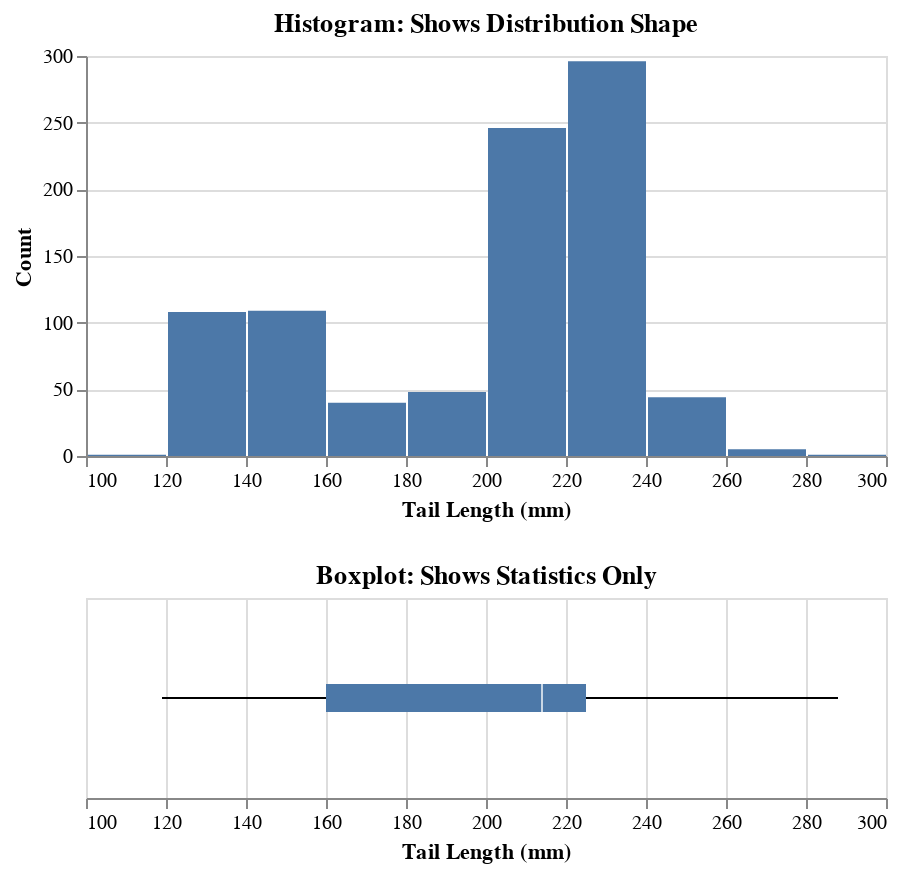

The code cell stored with this chart in its notebook:
### Markdown cell above
---

## Violin Plots - Adding Distribution Shape

### The Limitation of Boxplots 

Boxplots are great, but they hide something important: **the shape of the distribution**.

Let's compare a histogram and a boxplot side by side:

### Code cell
# Histogram shows the shape
histogram = alt.Chart(hawks).mark_bar().encode(
    x=alt.X('tail:Q', bin=True, title='Tail Length (mm)'),
    y=alt.Y('count()', title='Count')
).properties(
    width=400,
    height=200,
    title='Histogram: Shows Distribution Shape'
)

# Boxplot shows statistics
boxplot = alt.Chart(hawks).mark_boxplot().encode(
    x=alt.X('tail:Q', scale=alt.Scale(zero=False, padding=5),title='Tail Length (mm)')
).properties(
    width=400,
    height=100,
    title='Boxplot: Shows Statistics Only'
)

# Stack them vertically
histogram & boxplot

### Figure 1 — Vega-Lite specification as saved in the notebook (floating-point values rounded to 4 significant figures; data arrays with more than 128 entries replaced by an {"elided": "..."} marker saying what was removed)
{"config": {"view": {"continuousWidth": 300, "continuousHeight": 300}}, "vconcat": [{"mark": {"type": "bar"}, "encoding": {"x": {"bin": true, "field": "tail", "title": "Tail Length (mm)", "type": "quantitative"}, "y": {"aggregate": "count", "title": "Count", "type": "quantitative"}}, "height": 200, "title": "Histogram: Shows Distribution Shape", "width": 400}, {"mark": {"type": "boxplot"}, "encoding": {"x": {"field": "tail", "scale": {"padding": 5, "zero": false}, "title": "Tail Length (mm)", "type": "quantitative"}}, "height": 100, "title": "Boxplot: Shows Statistics Only", "width": 400}], "data": {"name": "data-efb8497cf6d7139b18cdde9fcbe3adc4"}, "$schema": "https://vega.github.io/schema/vega-lite/v5.20.1.json", "datasets": {"data-efb8497cf6d7139b18cdde9fcbe3adc4": {"elided": "898 records"}}}
